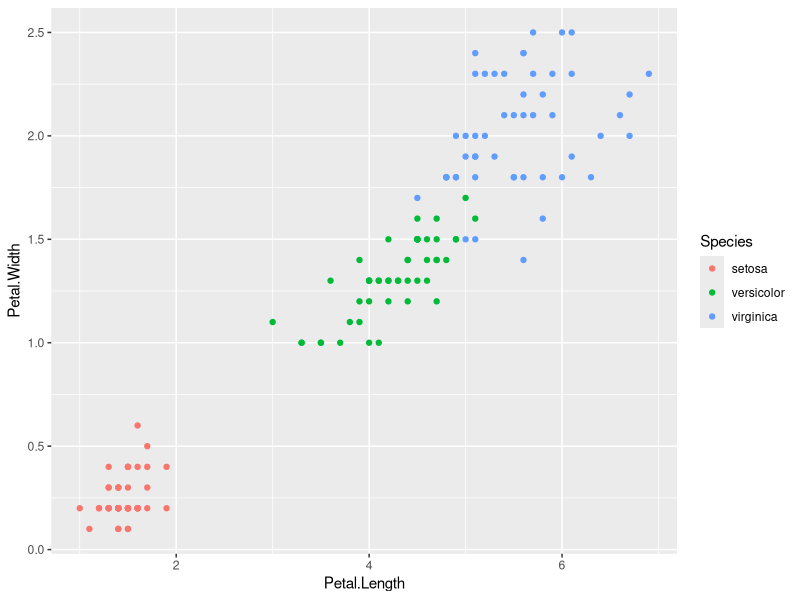
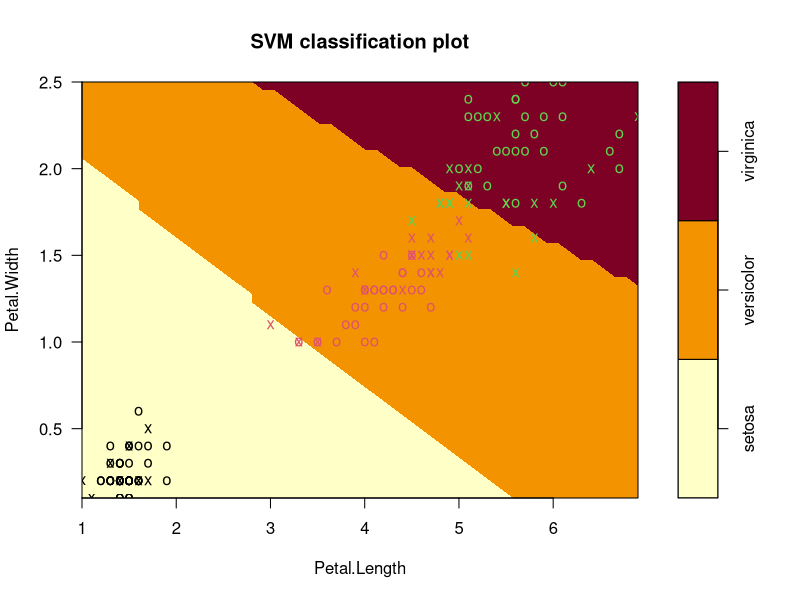
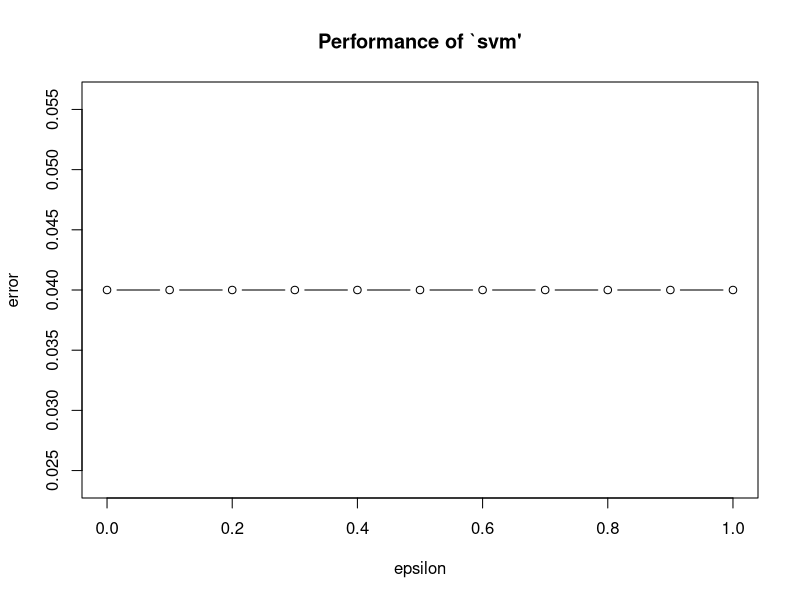
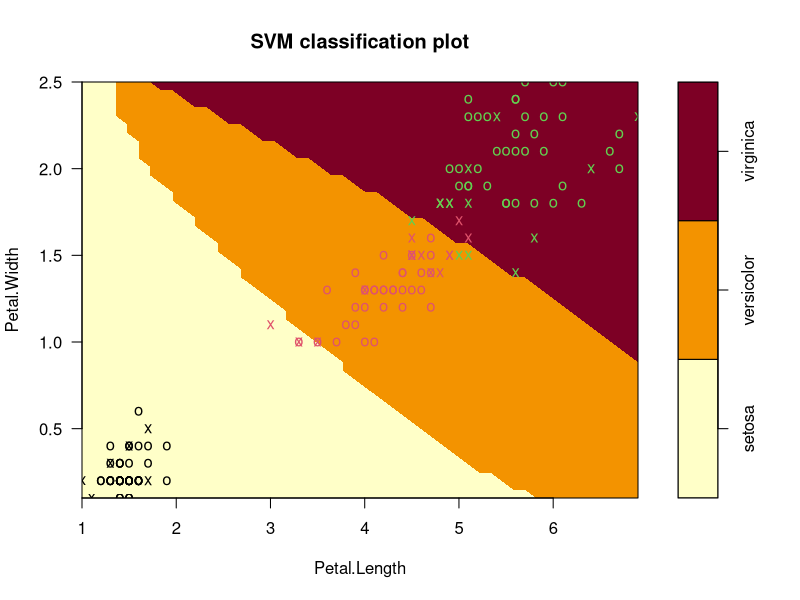

Reproduce these figures in R, in order.
df <- iris

print(str(df))
library(ggplot2)

pl <- qplot(Petal.Length, Petal.Width, data=iris,
            color=Species)
print(pl)

#Support Vector Machines
library(e1071)
myModel <- svm(Species ~ ., data=iris)
print(summary(myModel))

pl <- plot(myModel, data=iris,
     Petal.Width~Petal.Length,
     slice = list(Sepal.Width = 3, Sepal.Length=4))
print(pl)

#confusion matrix and misclassification error
pred <- predict(myModel, iris)
tab <- table(Predicted = pred, Actual = iris$Species)
print(tab)
error <- 1-sum(diag(tab))/sum(tab)

print(error)
#Tuning 
set.seed(1234)
tmodel <- tune(svm, Species ~ ., data=iris,
     ranges = list(epsilon=seq(0,1,0.1)),
     cost = 2 ^(2:7))
plot(tmodel)
print(summary(tmodel))

mymodel <- tmodel$best.model
print(summary(mymodel))

pl <- plot(mymodel, data=iris,
           Petal.Width~Petal.Length,
           slice = list(Sepal.Width = 3, Sepal.Length=4))
print(pl)






